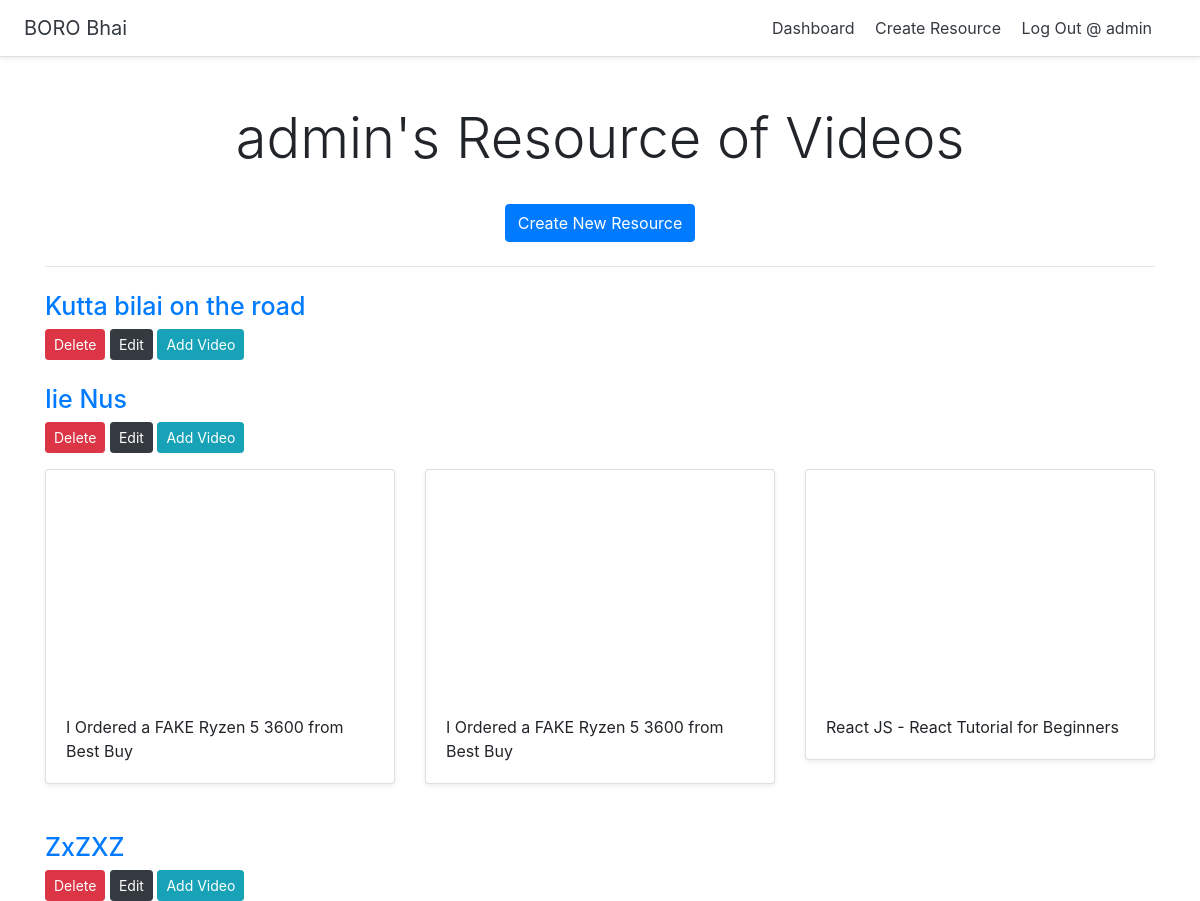
Page /dashboard (signed in) on the earlier database version.
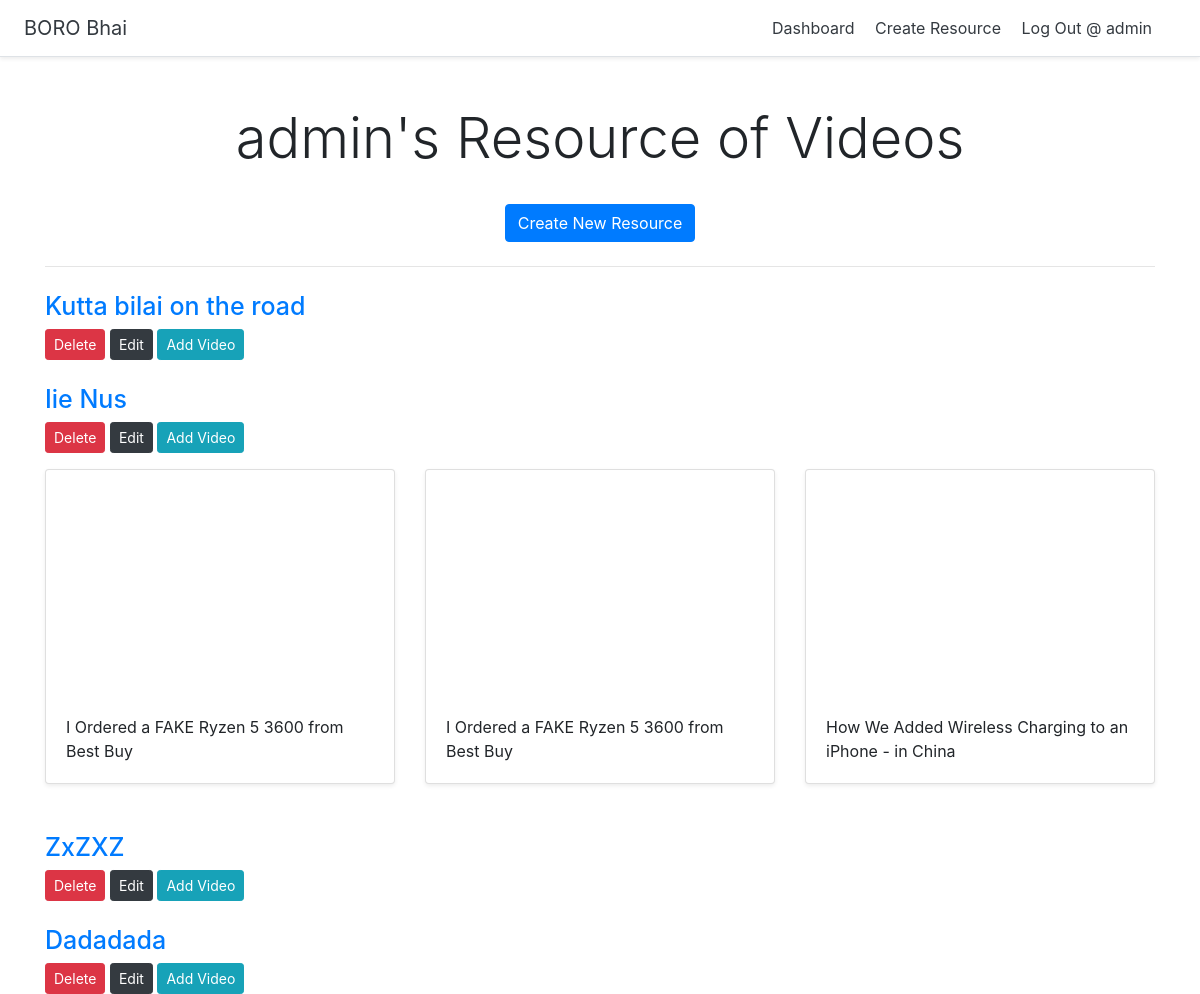
Same page on the later database version.
### resource/models.py (models this page shows, shortened)
class Source (models.Model):
    title = models.CharField(max_length=400)
    user = models.ForeignKey(User, on_delete=models.CASCADE)

class Video (models.Model):
    title = models.CharField(max_length=400)
    url = models.URLField()
    youtube_id = models.CharField(max_length=400)
    source = models.ForeignKey(Source,on_delete=models.CASCADE)

### resource/views.py (the view)
# urls.py: path('dashboard', views.dashboard , name= 'dashboard'),
@login_required
def dashboard(request):
    sources = Source.objects.filter(user=request.user,)
    context={
        'sources':sources
    }
    return render (request, 'resource/dashboard.html',context)

### resource/templates/resource/dashboard.html
{% extends 'resource/main.html' %}
{% block content %}
<br>
<div class="text-center mt-4 mb-4">
    <h1 class="display-4">{{ user.username }}'s Resource of Videos </h1>
    <br>
    <a href="{% url 'create_source' %}" class="btn btn-primary">Create New Resource</a>
</div>
<hr>
{% for source in sources %}
<div class="mt-4">
    <h2><a href="{% url 'detail_source' source.id %}">{{ source.title }}</a></h2>
    <a href="{% url 'delete_source' source.id %}" class="btn btn-danger btn-sm ">Delete</a>
    <a href="{% url 'update_source' source.id %}" class="btn btn-dark btn-sm ">Edit</a>
    <a href="{% url 'add_video' source.id %}" class="btn btn-info btn-sm ">Add Video</a>
</div>
<div class="row">
    {% for video in source.video_set.all %}
    <div class="col-md-4 mt-3">
        <div class="card mb-4 shadow-sm">
            <iframe width="100%" height="225" src="https://www.youtube.com/embed/{{ video.youtube_id }}" frameborder="0"
                allow="accelerometer; autoplay; encrypted-media; gyroscope; picture-in-picture"
                allowfullscreen></iframe>
            <div class="card-body">
                <p class="card-text">{{ video.title }}</p>
            </div>
        </div>
    </div>
    {% endfor %}
</div>
{% endfor %}
{% endblock %}

Differences in the rows shown:
removed Video: title "React JS - React Tutorial for Beginners", shown under Source "Iie Nus"
added Video: title "How We Added Wireless Charging to an iPhone - in China", shown under Source "Iie Nus"
added Source: title "Dadadada"
